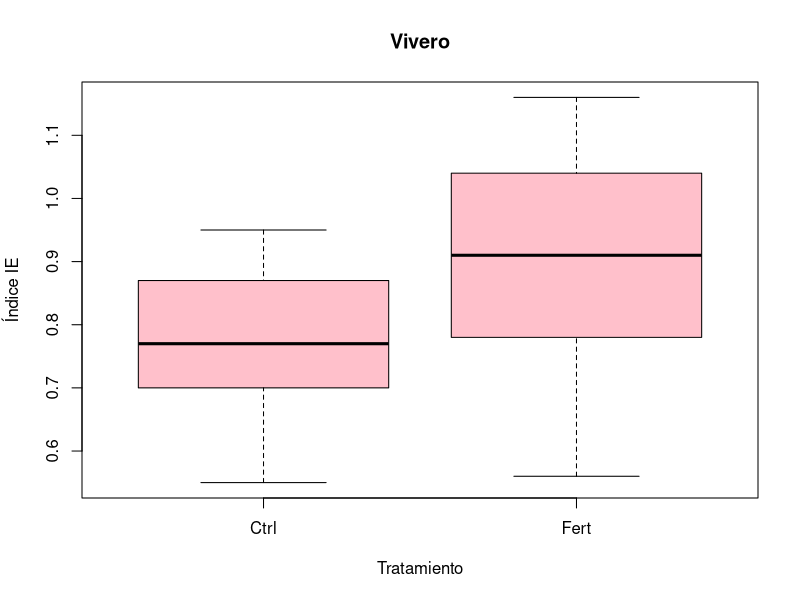

Write R code to recreate this figure.
# Karla Cecilia Blanco Vásquez
# 28/08/2023
# Matrícula: 2133639

# Dos tratamientos Ctrl y Fert, un grupo de plantas
# Prueba de t independiente


# Importar ----------------------------------------------------------------

setwd("C:/Repositorio_Git/Met_ES/Codigos")
vivero <- read.csv("IE.csv", header = T)


# Descriptivas ------------------------------------------------------------

# Usar la librería dplyr para seleccionar datos mediante
# restricciones

library(dplyr)

Ctrl <- vivero %>% 
  filter(Tratamiento == "Ctrl")

Fert <- vivero %>% 
  filter(Tratamiento == "Fert")

mean(Ctrl$IE)
mean(Fert$IE)


Descriptor <- vivero %>%
  group_by(Tratamiento) %>% 
  summarise(
    n = n(),
    media = mean(IE),
    mediana = median(IE),
    sd = sd(IE),
    var = var(IE)
  )

Descriptor
# Grafica -----------------------------------------------------------------

boxplot(vivero$IE ~ vivero$Tratamiento,
        xlab = "Tratamiento",
        ylab = "Índice IE",
        main = "Vivero",
        col = "pink")

t.test(vivero$IE ~ vivero$Tratamiento, var.equal = T)

        
        
        
        
        
        
        
        